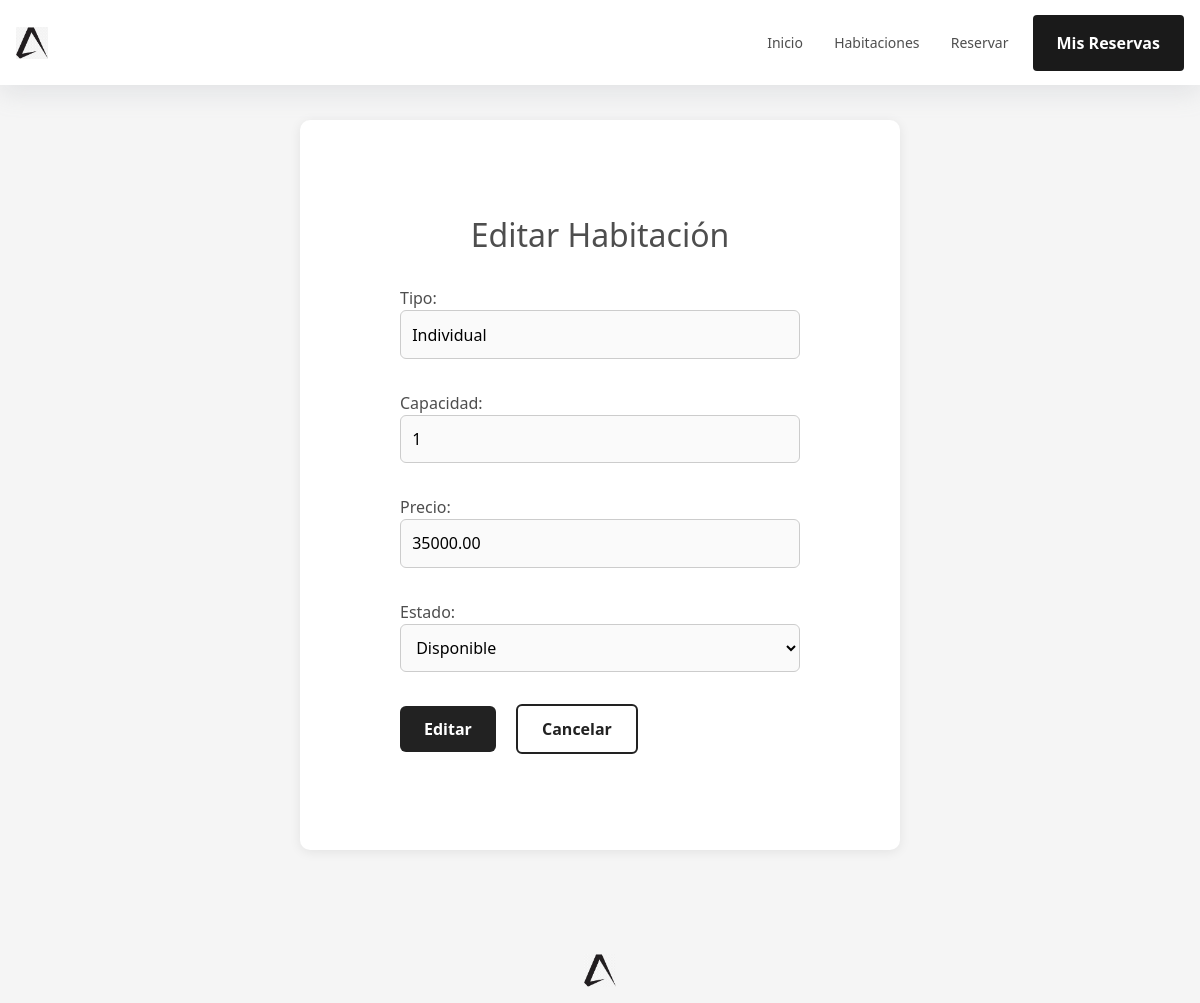
/habitacion/HAB004/editar/ (signed in), run on an earlier commit of the app's database.
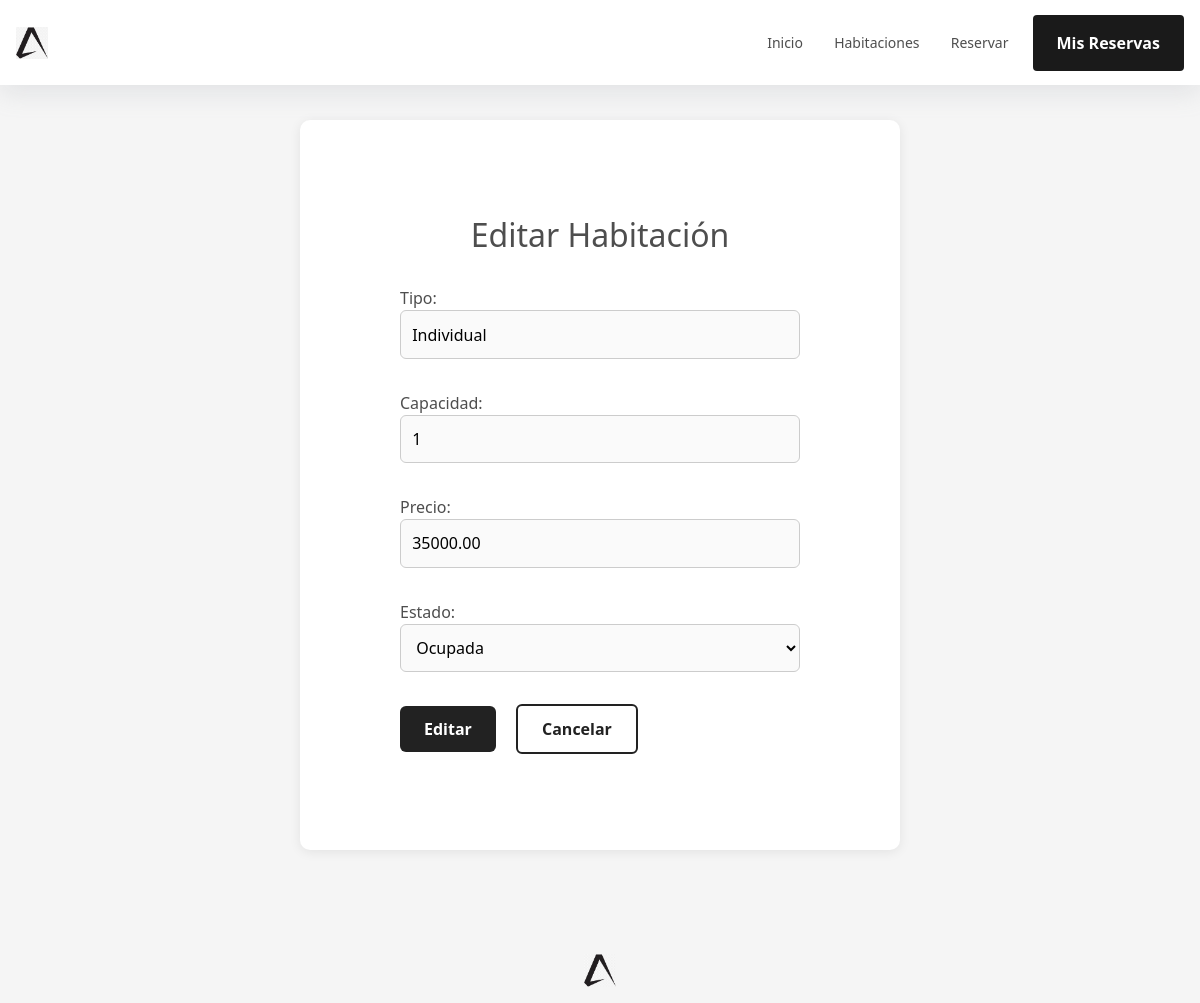
And on a later commit of the database.
### core/models.py (models this page shows, shortened)
class Habitacion(models.Model):
    ESTADO_CHOICES = [
        ("disponible", "Disponible"),
        ("ocupada", "Ocupada"),
        ("mantenimiento", "Mantenimiento"),
    ]
    id_habitacion = models.CharField(max_length=32, unique=True, default=generate_habitacion_id)
    tipo = models.CharField(max_length=100)
    capacidad = models.PositiveSmallIntegerField()
    precio = models.DecimalField(max_digits=10, decimal_places=2)
    estado = models.CharField(max_length=20, choices=ESTADO_CHOICES, default="disponible")

### core/decorators.py (the view)
    def wrapper(request, *args, **kwargs):
        if not request.session.get('admin_id'):
            return redirect('login_admin')
        return view_func(request, *args, **kwargs)

### core/forms.py
class HabitacionForm(forms.ModelForm):
    class Meta:
        model = Habitacion
        fields = ['tipo', 'capacidad', 'precio', 'estado']

### core/views.py (called while the page is built)
@admin_required
def editar_habitacion(request, id_habitacion):
    habitacion = get_object_or_404(Habitacion, id_habitacion=id_habitacion)
    if request.method == "POST":
        form = HabitacionForm(request.POST, instance=habitacion)
        if form.is_valid():
            form.save()
            return redirect('gestion_reservas')
    else:
        form = HabitacionForm(instance=habitacion)
    return render(request, "habitacion_form.html", {"form": form, "accion": "Editar"})

### core/templates/habitacion_form.html (shortened to what this page needs)
{% extends "base/base.html" %}
{% load static %}
{% block content %}
<div class="landing-container" style="padding: 6rem; margin-top: 6rem;">
    <section class="hero-section">
        <h2>{{ accion }} Habitación</h2>
    </section>
    <div class="form-container">
        <form method="post" class="main-form">
            {{ form.as_p }}
            <button type="submit" class="btn-main">{{ accion }}</button>
            <a href="{% url 'gestion_reservas' %}" class="btn-cancel">Cancelar</a>
        </form>
    </div>
</div>
{% endblock %}

What changed in the data, as far as the page shows it:
changed Habitacion "Individual": estado "Disponible" → "Ocupada"
